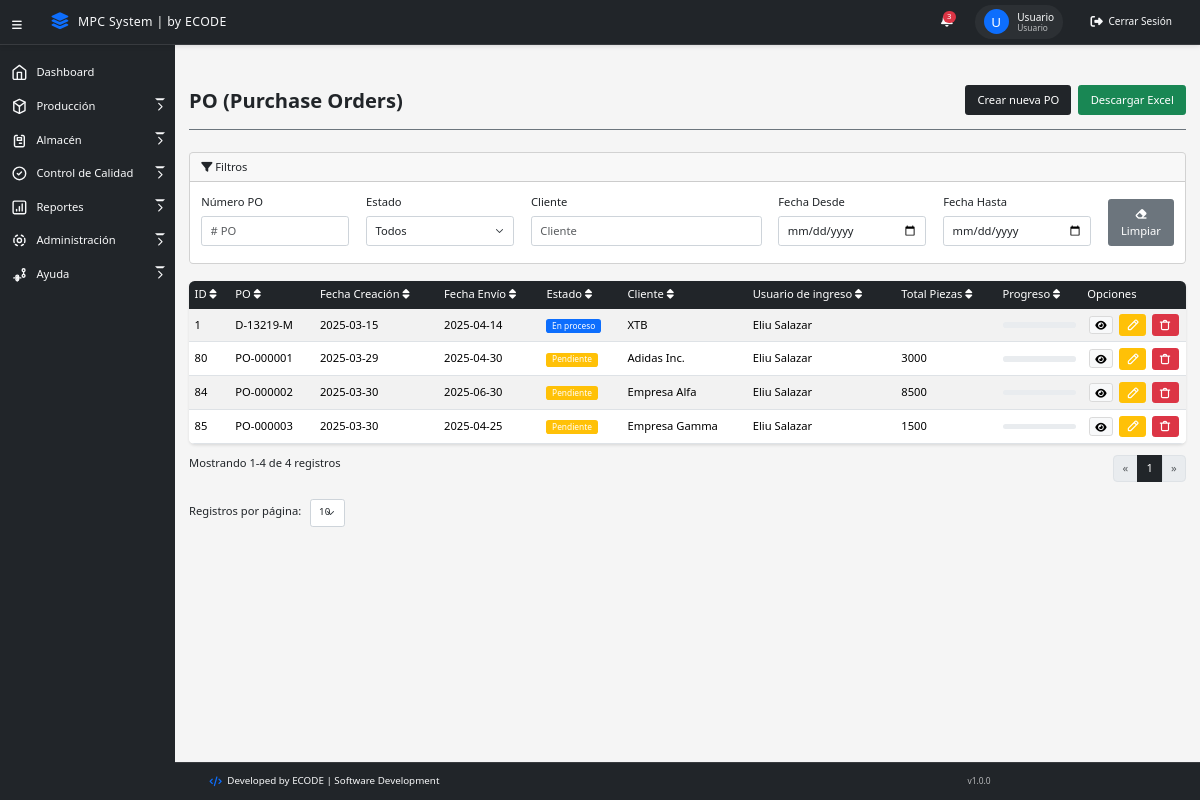
The page /views/po.php (signed in) on the database its author committed.
### tables this page shows
CREATE TABLE `po` (
  `id` int(11) NOT NULL,
  `po_numero` varchar(50) NOT NULL,
  `po_fecha_creacion` date NOT NULL,
  `po_fecha_inicio_produccion` date DEFAULT NULL,
  `po_fecha_fin_produccion` date DEFAULT NULL,
  `po_fecha_envio_programada` date DEFAULT NULL,
  `po_estado` enum('Pendiente','En proceso','Completada','Cancelada') DEFAULT 'Pendiente',
  `po_id_cliente` int(11) NOT NULL,
  `po_id_usuario_creacion` int(11) NOT NULL,
  `po_tipo_envio` enum('Tipo 1','Tipo 2','Tipo 3') DEFAULT 'Tipo 1',
  `po_comentario` text DEFAULT NULL,
  `po_notas` text DEFAULT NULL,
  `po_fecha_modificacion` timestamp NOT NULL DEFAULT current_timestamp() ON UPDATE current_timestamp()
);

CREATE TABLE `clientes` (
  `id` int(11) NOT NULL,
  `cliente_empresa` varchar(50) NOT NULL,
  `cliente_nombre` varchar(50) NOT NULL,
  `cliente_apellido` varchar(50) NOT NULL,
  `cliente_direccion` text DEFAULT NULL,
  `cliente_telefono` varchar(20) DEFAULT NULL,
  `cliente_correo` varchar(100) DEFAULT NULL,
  `estado` enum('Activo','Inactivo') NOT NULL DEFAULT 'Activo'
);

### models/Cliente.php (called while the page is built, shortened)
<?php
require_once __DIR__ . '/../config/database.php';
class Cliente {
    public function __construct() {
        $database = new Database();
    }
}

### config/database.php (called while the page is built, shortened)
<?php
class Database {
    private $host = "localhost";
    private $database_name = "minlex_elsalvador";
    private $username = "root";
    private $password = "";
    private $port = 3306;
    public function getConnection() {
        $this->conn = null;
        try {
            try {
                $this->conn = new PDO(
                    "mysql:unix_socket=/opt/lampp/var/mysql/mysql.sock;dbname=" . $this->database_name,
                    $this->username,
                    $this->password
                );
            } catch (PDOException $e) {
                $this->conn = new PDO(
                    "mysql:host=" . $this->host . ";port=" . $this->port . ";dbname=" . $this->database_name,
                    $this->username,
                    $this->password
                );
            }
            $this->conn->setAttribute(PDO::ATTR_ERRMODE, PDO::ERRMODE_EXCEPTION);
            $this->conn->setAttribute(PDO::ATTR_DEFAULT_FETCH_MODE, PDO::FETCH_ASSOC);
            $this->conn->exec("SET NAMES utf8");
            return $this->conn;
        } catch (PDOException $exception) {
            error_log("Error de conexión a la base de datos: " . $exception->getMessage());
            throw new Exception("Error de conexión a la base de datos. Por favor verifica que XAMPP esté corriendo.");
        }
    }
}
?>

### controllers/PoController.php (called while the page is built, shortened)
<?php
require_once __DIR__ . '/../models/Po.php';
require_once __DIR__ . '/../models/Cliente.php';
require_once __DIR__ . '/../config/Database.php';
class PoController {
    private $po;
    public function __construct() {
        $this->db = new Database();
        $conn = $this->db->getConnection();
        $this->po = new Po($conn);
    }
    public function getPos($filtros = []) {
        try {
            return $this->po->read($filtros)->fetchAll(PDO::FETCH_ASSOC);
        } catch (Exception $e) {
            error_log("Error al obtener POs: " . $e->getMessage());
            return [];
        }
    }
}
?>

### models/Po.php (called while the page is built, shortened)
<?php
class Po {
    private $conn;
    private $table_name = "po";
    public function __construct($db = null) {
        if ($db === null) {
            $database = new Database();
            $this->conn = $database->getConnection();
        } else {
            $this->conn = $db;
        }
    }
    public function read($filtros = []) {
        $sql = "SELECT p.*,
                c.cliente_empresa,
                CONCAT(u.usuario_nombre, ' ', u.usuario_apellido) as usuario_creacion,
                (SELECT SUM(pd.pd_cant_piezas_total)
                 FROM po_detalle pd
                 WHERE pd.pd_id_po = p.id) as total_piezas,
                COALESCE(
                    (SELECT ROUND(
                        (SUM(COALESCE(op.op_cantidad_completada, 0)) / NULLIF(SUM(COALESCE(op.op_cantidad_asignada, 0)), 0)) * 100
                    )
                    FROM po_detalle pd
                    LEFT JOIN ordenes_produccion op ON op.op_id_pd = pd.id
                    WHERE pd.pd_id_po = p.id), 0
                ) as progreso
                FROM " . $this->table_name . " p
                LEFT JOIN clientes c ON p.po_id_cliente = c.id
                LEFT JOIN usuarios u ON p.po_id_usuario_creacion = u.id";
        return $this->conn->query($sql);
    }
}
?>

### views/po.php (the view, shortened to what this page needs)
<?php
require_once '../controllers/PoController.php';
$poController = new PoController();
$filtros = [];
$pos = $poController->getPos($filtros);
?>
<!DOCTYPE html>
<html lang="es">
<head>
    <?php include '../components/meta.php'; ?>
</head>
<body>
    <?php include '../components/menu_lateral.php'; ?>
    <main>
        <div class="border-bottom border-secondary titulo-vista">
            <h1><strong>PO (Purchase Orders)</strong></h1><br>
            <a href="crear_po.php" class="btn btn-dark">
                Crear nueva PO
            </a>
            <a href="../components/descargar_excel.php" class="btn btn-success" style="margin-left: 10px;">
                Descargar Excel
            </a>
        </div>
        <div class="card mb-4">
            <div class="card-header">
                <i class="fas fa-filter"></i> Filtros
            </div>
            <div class="card-body">
                <form id="filtroForm" method="GET">
                    <div class="row">
                        <div class="col-md-2 mb-2">
                            <label for="po_numero" class="form-label">Número PO</label>
                            <input type="text" name="po_numero" id="po_numero" class="form-control filtro" placeholder="# PO" value="<?php echo $_GET['po_numero'] ?? ''; ?>">
                        </div>
                        <div class="col-md-2 mb-2">
                            <label for="estado" class="form-label">Estado</label>
                            <select name="estado" id="estado" class="form-select filtro">
                                <option value="">Todos</option>
                            </select>
                        </div>
                        <div class="col-md-3 mb-2">
                            <label for="cliente" class="form-label">Cliente</label>
                            <input type="text" name="cliente" id="cliente" class="form-control filtro" placeholder="Cliente" value="<?php echo $_GET['cliente'] ?? ''; ?>">
                        </div>
                        <div class="col-md-2 mb-2">
                            <label for="fecha_inicio" class="form-label">Fecha Desde</label>
                            <input type="date" name="fecha_inicio" id="fecha_inicio" class="form-control filtro" value="<?php echo $_GET['fecha_inicio'] ?? ''; ?>">
                        </div>
                        <div class="col-md-2 mb-2">
                            <label for="fecha_fin" class="form-label">Fecha Hasta</label>
                            <input type="date" name="fecha_fin" id="fecha_fin" class="form-control filtro" value="<?php echo $_GET['fecha_fin'] ?? ''; ?>">
                        </div>
                        <div class="col-md-1 mb-2 d-flex align-items-end">
                            <button type="button" id="limpiar-filtros" class="btn btn-secondary">
                                <i class="fas fa-eraser"></i> Limpiar
                            </button>
                        </div>
                    </div>
                </form>
            </div>
        </div>
        <div class="table-responsive">
            <table class="table table-striped table-hover" id="tabla-pos">
                <thead>
                    <tr>
                        <th class="sortable" data-column="id">ID <i class="fas fa-sort"></i></th>
                        <th class="sortable" data-column="po">PO <i class="fas fa-sort"></i></th>
                        <th class="sortable" data-column="creacion">Fecha Creación <i class="fas fa-sort"></i></th>
                        <th class="sortable" data-column="envio">Fecha Envío <i class="fas fa-sort"></i></th>
                        <th class="sortable" data-column="estado">Estado <i class="fas fa-sort"></i></th>
                        <th class="sortable" data-column="cliente">Cliente <i class="fas fa-sort"></i></th>
                        <th class="sortable" data-column="usuario">Usuario de ingreso <i class="fas fa-sort"></i></th>
                        <th class="sortable" data-column="total_piezas">Total Piezas <i class="fas fa-sort"></i></th>
                        <th class="sortable" data-column="progreso">Progreso <i class="fas fa-sort"></i></th>
                        <th>Opciones</th>
                    </tr>
                </thead>
                <tbody>
                    <?php foreach ($pos as $po): ?>
                    <tr>
                        <td><?php echo htmlspecialchars($po['id']); ?></td>
                        <td><?php echo htmlspecialchars($po['po_numero']); ?></td>
                        <td><?php echo htmlspecialchars($po['po_fecha_creacion']); ?></td>
                        <td><?php echo htmlspecialchars($po['po_fecha_envio_programada'] ?? 'No definida'); ?></td>
                        <td>
                            <span class="badge <?php
                                echo match($po['po_estado']) {
                                    'Pendiente' => 'bg-warning',
                                    'En proceso' => 'bg-primary',
                                    'Completada' => 'bg-success',
                                    'Cancelada' => 'bg-danger',
                                    default => 'bg-secondary'
                                };
                            ?>">
                                <?php echo htmlspecialchars($po['po_estado']); ?>
                            </span>
                        </td>
                        <td><?php echo htmlspecialchars($po['cliente_empresa']); ?></td>
                        <td><?php echo htmlspecialchars($po['usuario_creacion']); ?></td>
                        <td><?php echo htmlspecialchars($po['total_piezas']); ?></td>
                        <td>
                            <div class="progress">
                            </div>
                        </td>
                        <td>
                            <button type="button" class="btn btn-light view-po"
                                    data-id="<?php echo $po['id']; ?>"
                                    data-bs-toggle="modal"
                                    data-bs-target="#poDetailModal">
                                    <i class="fas fa-eye"></i>
                            </button>
                            <a href="editar_po.php?id=<?php echo $po['id']; ?>" class="btn btn-warning">
                            </a>
                            <button type="button" class="btn btn-danger delete-po"
                                    data-id="<?php echo $po['id']; ?>"
                                    data-po-numero="<?php echo htmlspecialchars($po['po_numero']); ?>"
                                    data-bs-toggle="modal"
                                    data-bs-target="#deletePoModal">
                            </button>
                        </td>
                    </tr>
                    <?php endforeach; ?>
                </tbody>
            </table>
        </div>
        <div class="row mt-3">
            <div class="col-md-6">
                <div class="registros-info">
                    Mostrando <span id="registros-mostrados">0</span> de <span id="registros-totales">0</span> registros
                </div>
            </div>
            <div class="col-md-6">
                <nav aria-label="Paginación de POs">
                    <ul class="pagination justify-content-end" id="paginacion">
                    </ul>
                </nav>
            </div>
            <div class="col-md-6 mt-2">
                <div class="form-group">
                    <label for="registros-por-pagina" class="form-label">Registros por página:</label>
                    <select class="form-select form-select-sm w-auto d-inline-block ms-2" id="registros-por-pagina">
                        <option value="10">10</option>
                    </select>
                </div>
            </div>
        </div>
    </main>
    <?php include '../components/footer.php'; ?>
</body>
</html>

### css/style_main.css (style rules this page uses)
:root { --sidebar-width: 250px; --header-height: 60px; --primary-color: #212529; --secondary-color: #6c757d; --success-color: #198754; --warning-color: #ffc107; --danger-color: #dc3545; --light-color: #f8f9fa; --dark-color: #212529; }
.progress { height: 30px; }
.sortable { cursor: pointer; }
.filtered-row { display: table-row; }
body { min-height: 100vh; zoom: 0.7; margin: 0; margin-top: 57.59px; background-color: #f5f5f5; font-family: 'Segoe UI', Tahoma, Geneva, Verdana, sans-serif; }
main { margin-left: var(--sidebar-width); padding: 20px; min-height: calc(100vh - var(--header-height)); margin-bottom: 60px; }
.titulo-vista { display: flex; justify-content: space-between; align-items: center; margin-bottom: 2rem; padding-bottom: 1rem; border-bottom: 2px solid var(--secondary-color); }
.titulo-vista h1 { margin: 0; font-size: 1.8rem; color: var(--primary-color); }
.table-responsive { margin-top: 1rem; background-color: white; border-radius: 8px; box-shadow: 0 2px 4px rgba(0, 0, 0, 0.1); margin-bottom: 1rem; -webkit-overflow-scrolling: touch; }
.table { margin-bottom: 0; }
.table thead th { background-color: var(--primary-color); color: white; border: none; padding: 0.5rem; font-weight: 500; vertical-align: middle; }
.table tbody td { padding: 0.5rem; vertical-align: middle; }
.table-striped tbody tr:nth-of-type(odd) { background-color: rgba(0, 0, 0, 0.02); }
.table .btn { padding: 4px; margin: 0 2px; line-height: 1; }
.table .btn svg { width: 20px; height: 20px; }
.table th:last-child, .table td:last-child { width: 100px; white-space: nowrap; }
.table td, .table th { padding: 0.5rem; vertical-align: middle; }
.table .badge { font-size: 0.75rem; padding: 0.25rem 0.5rem; }
.table .btn { padding: 4px 8px; margin: 0 2px; }
.table .btn i { font-size: 0.9rem; }
.badge { padding: 8px 12px; font-weight: 500; border-radius: 4px; }
.form-label { font-weight: 500; color: var(--dark-color); }
.form-control, .form-select { border-radius: 4px; border: 1px solid #ced4da; padding: 8px 12px; }
.btn { font-weight: 500; padding: 8px 16px; border-radius: 4px; transition: all 0.2s; }
.btn-dark { background-color: var(--primary-color); border-color: var(--primary-color); }
.btn-warning { color: var(--dark-color); }
.progress { height: 30px; border-radius: 4px; }
.btn-light { border: 1px solid #dadada; }
.progress { height: 8px; margin-top: auto; }

### css/style_menu.css (style rules this page uses)
:root { --menu-width: 250px; --menu-width-collapsed: 64px; --menu-transition: 0.3s ease-in-out; --menu-bg: #212529; --menu-hover: rgba(255, 255, 255, 0.1); --menu-text: #f8f9fa; }
main { margin-left: var(--menu-width); padding: 64px 20px 20px; transition: margin-left var(--menu-transition); }
.titulo-vista { display: flex; flex-direction: row; padding-bottom: 20px; }
.titulo-vista h1 { flex: 1; }

### rows shown on the page
po: id "1", po_numero "D-13219-M", po_fecha_creacion "2025-03-15", po_fecha_envio_programada "2025-04-14", po_estado "En proceso", po_id_cliente.cliente_empresa "XTB", usuario_creacion "Eliu Salazar"
po: id "80", po_numero "PO-000001", po_fecha_creacion "2025-03-29", po_fecha_envio_programada "2025-04-30", po_estado "Pendiente", po_id_cliente.cliente_empresa "Adidas Inc.", usuario_creacion "Eliu Salazar", total_piezas "3000"
po: id "84", po_numero "PO-000002", po_fecha_creacion "2025-03-30", po_fecha_envio_programada "2025-06-30", po_estado "Pendiente", po_id_cliente.cliente_empresa "Empresa Alfa", usuario_creacion "Eliu Salazar", total_piezas "8500"
po: id "85", po_numero "PO-000003", po_fecha_creacion "2025-03-30", po_fecha_envio_programada "2025-04-25", po_estado "Pendiente", po_id_cliente.cliente_empresa "Empresa Gamma", usuario_creacion "Eliu Salazar", total_piezas "1500"

### other values the page prints
$inicial "U"
$nombreCompleto "Usuario"
$rol "Usuario"
